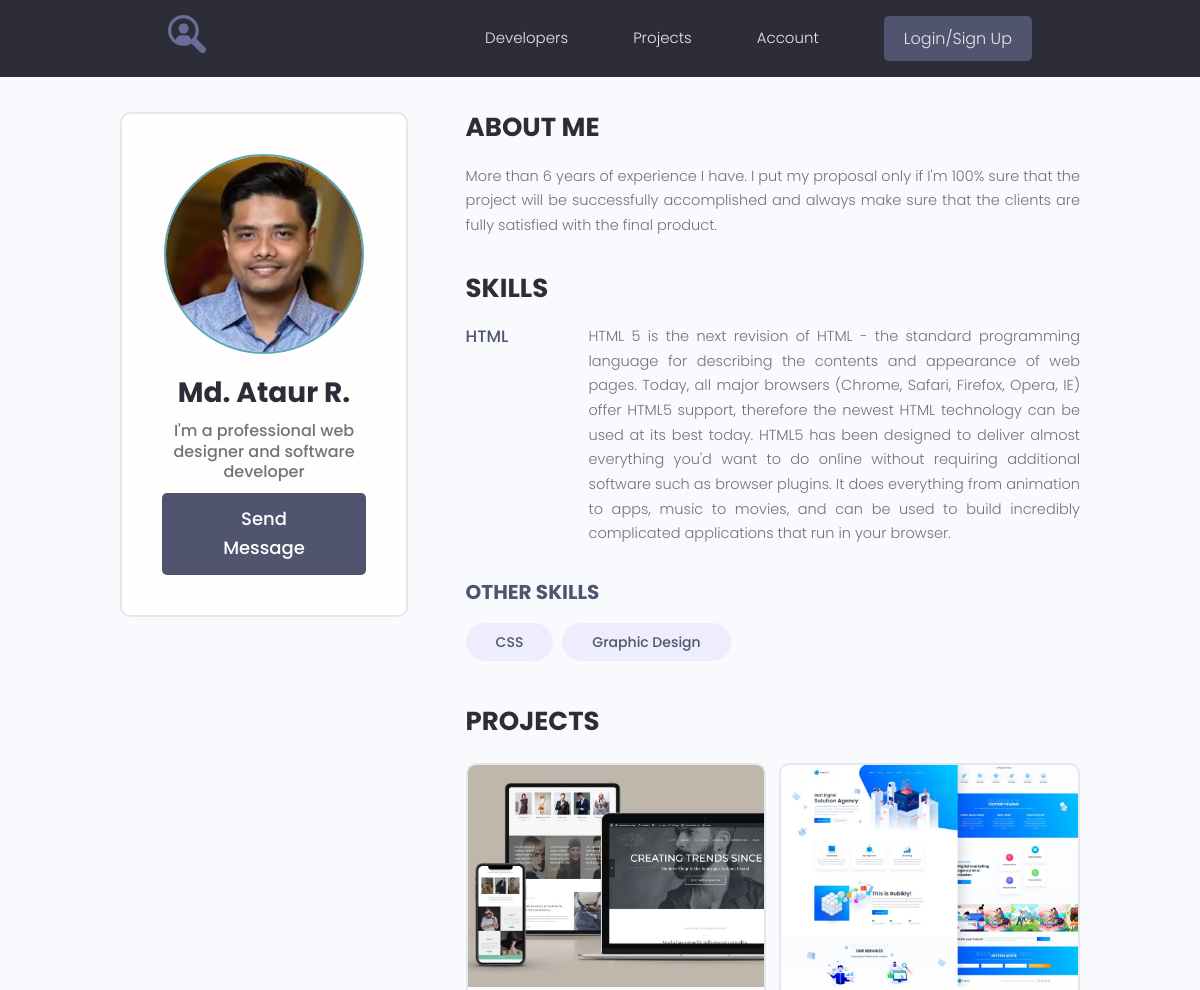
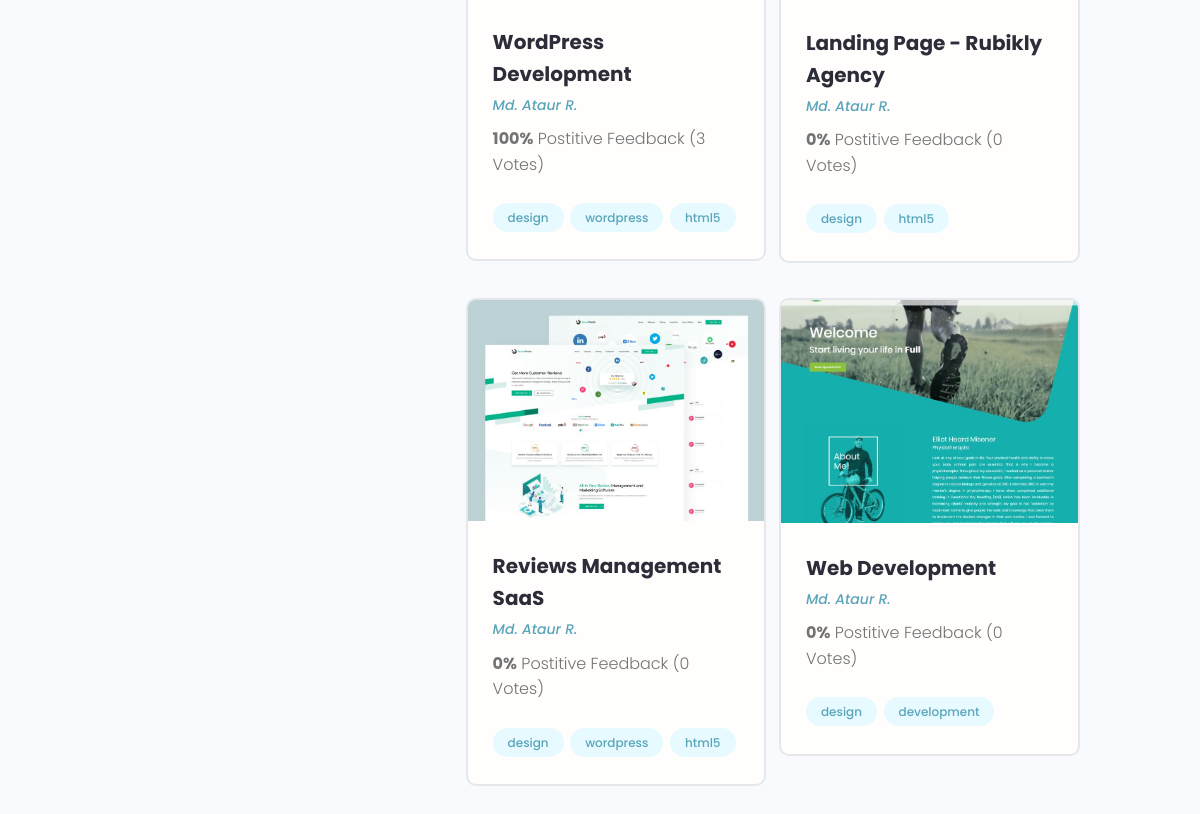
Page /profile/1/ on the committed database (2 pictures, top to bottom).
### users/models.py (models this page shows, shortened)
class Profile(models.Model):
    user = models.OneToOneField(User, on_delete=models.CASCADE, blank=True)
    name = models.CharField(max_length=200, blank=True)
    email = models.EmailField(max_length=200, blank=True)
    username = models.CharField(max_length=200, blank=True)
    short_intro = models.CharField(max_length=200, blank=True)
    bio = models.TextField(blank=True)
    profile_image = models.ImageField(default="profiles/user-default.png", upload_to="profiles/")
    social_github = models.CharField(max_length=200, blank=True)
    social_youtube = models.CharField(max_length=200, blank=True)
    social_website = models.CharField(max_length=200, blank=True)
    created = models.DateTimeField(auto_now_add=True)

class Skill(models.Model):
    owner = models.ForeignKey(Profile, on_delete=models.CASCADE, blank=True)
    name = models.CharField(max_length=200, blank=True)
    description = models.TextField(blank=True)
    created = models.DateTimeField(auto_now_add=True)
    def __str__(self):
        return self.name

### projects/models.py (models this page shows, shortened)
class Project(models.Model):
    owner = models.ForeignKey(Profile, on_delete=models.SET_NULL, blank=True, null=True)
    title = models.CharField(max_length=200)
    description = models.TextField(blank=True)
    featured_image = models.ImageField(blank=True, default="default.jpg", upload_to="projects/%Y/%m/%d/")
    demo_link = models.CharField(max_length=500, blank=True)
    source_link = models.CharField(max_length=500, blank=True)
    tags = models.ManyToManyField('Tag', blank=True)
    vote_total = models.IntegerField(default=0)
    vote_ratio = models.IntegerField(default=0)
    created = models.DateTimeField(auto_now_add=True)
    class Meta:
        ordering = ['-vote_ratio', '-vote_total', 'title']

class Tag(models.Model):
    name = models.CharField(max_length=200)
    created = models.DateTimeField(auto_now_add=True)
    def __str__(self):
        return self.name

### users/views.py (the view)
# urls.py: path('profile/<str:pk>/', views.user_profile, name="user_profile"),
def user_profile(request, pk):
    prof = Profile.objects.get(id=pk)
    top_skills = prof.skill_set.exclude(description__exact="")
    other_skills = prof.skill_set.filter(description="")
    context = {
        "profile": prof,
        "top_skills": top_skills,
        "other_skills": other_skills,
    }
    return render(request, 'users/profile.html', context)

### users/templates/users/profile.html
{% extends 'projects/base.html' %}
{% block content %}
  <main class="profile my-md">
    <div class="container">
      <div class="layout">
        <div class="column column--1of3">
          <div class="card text-center">
            <div class="card__body dev">
              <img class="avatar avatar--xl" src="{{ profile.profile_image.url}}" />
              <h2 class="dev__name">{{ profile.name }}</h2>
              <p class="dev__title">{{ profile.short_intro }}</p>
              <p class="dev__location"</p>
              {% if request.user.profile.id != profile.id %}
              <a href="{% url 'create-message' profile.id %}" class="btn btn--sub btn--lg">Send Message </a>
              {% endif %}
            </div>
          </div>
        </div>
        <div class="column column--2of3">
          <div class="devInfo">
            <h3 class="devInfo__title">About Me</h3>
            <p class="devInfo__about">
              {{ profile.bio }}
            </p>
          </div>
          <div class="devInfo">
            <h3 class="devInfo__title">Skills</h3>
            <div class="devInfo__skills">
              {% for skill in top_skills %}
              <div class="devSkill">
                <h4 class="devSkill__title">{{ skill.name }}</h4>
                <p class="devSkill__info">
                  {{ skill.description }}
                </p>
              </div>
              {% endfor %}
              <h3 class="devInfo__subtitle">Other Skills</h3>
              <div class="devInfo__otherSkills">
                {% for skill in other_skills %}
                <span class="tag tag--pill tag--sub tag--lg">
                  <small>{{ skill }}</small>
                </span>
                {% endfor %}
              </div>
            </div>
          </div>
          <div class="devInfo">
            <h3 class="devInfo__title">Projects</h3>
            <div class="grid grid--two">
              {% for project in profile.project_set.all %}
              <div class="column">
                <div class="card project">
                  <a href="{% url 'project' project.id %}" class="project">
                    <img class="project__thumbnail" src="{{ project.featured_image.url }}" alt="project thumbnail" />
                    <div class="card__body">
                      <h3 class="project__title">{{ project.title }}</h3>
                      <p><a class="project__author" href="{% url 'user_profile' project.owner.id %}">{{ project.owner.name }}</a></p>
                      <p class="project--rating">
                        <span style="font-weight: bold;">{{ project.vote_ratio }}%</span> Postitive
                        Feedback ({{ project.vote_total}} Vote{{ project.vote_total|pluralize:"s" }})
                      </p>
                      <div class="project__tags">
                        {% for tag in project.tags.all %}
                        <span class="tag tag--pill tag--main">
                          <small>{{ tag }}</small>
                        </span>
                        {% endfor %}
                      </div>
                    </div>
                  </a>
                </div>
              </div>
              {% endfor %}
            </div>
          </div>
        </div>
      </div>
    </div>
  </main>
{%  endblock %}

### projects/static/styles/app.css (style rules this page uses)
:root { --color-sub: #2d2d39; }
.btn--sub { background-color: var(--color-sub-light); }
.card { border: 2px solid var(--color-light); }
img { width: 100%; }
.profile .card > .dev { padding: 4rem; }
.dev__name { color: var(--color-sub); font-size: 2.8rem; font-weight: 700; margin-top: 1rem; margin-bottom: 0.5rem; }
.dev__title { font-size: 1.6rem; font-weight: 500; line-height: 1.3; }
.dev__location { margin-top: 1rem; }
.devInfo { margin-bottom: 3rem; }
.devInfo__title, .devInfo__subtitle { font-size: 2.6rem; color: var(--color-sub); text-transform: uppercase; font-weight: 700; margin-bottom: 1.5rem; }
.devInfo__subtitle { font-size: 2rem; color: var(--color-sub-light); }
.devInfo__about, .devSkill__info { font-size: 1.45rem; line-height: 1.7; text-align: justify; }
.devSkill { margin-bottom: 3rem; }
.devSkill__title { font-size: 1.65rem; font-weight: 500; color: var(--color-sub-light); }
@media screen and (min-width: 700px) { .devSkill { display: flex; justify-content: space-between; gap: 3rem; } }
@media screen and (min-width: 700px) { .devSkill__info { flex-basis: 80%; } }
.project__author { font-size: 1.4rem; font-style: italic; }
.project--rating { margin-bottom: 1.6em; margin-top: .5em; }
.project__thumbnail { object-fit: cover; object-position: top center; width: 100%; }
.project__title { font-size: 2rem; font-weight: 700; color: var(--color-sub); }

### projects/static/uikit/styles/modules/_variables.css (style rules this page uses)
:root { --color-main: #5aa5b9; --color-main-light: #e6faff; --color-sub: #3f4156; --color-sub-light: #51546e; --color-sub-lighter: #ededfd; --color-text: #737373; --color-gray: #8b8b8b; --color-light: #e5e7eb; --color-light-gray: #767676; --color-bg: #f8fafd; --color-white: #fffefd; --color-white-light: #f3f3f3; --color-success: #359e64; --color-success-bg: #def8e8; --color-error: #fc4b0b; --color-error-bg: #fff2ee; --font-base: 'Poppins', arial, helvetica, 'Segoe UI', roboto, ubuntu, sans-serif; --font-monospace: 'Fira Code', 'Courier New', courier, monospace; --font-regular: 300; --font-medium: 500; --font-bold: 700; --generic-shadow: 1px 1px 5px #00000010; --generic-transition: all 0.3s ease-in-out; }

### projects/static/uikit/styles/modules/_base.css (style rules this page uses)
* { margin: 0; padding: 0; box-sizing: border-box; text-rendering: optimizeLegibility; color: inherit; font-size: inherit; }
html { font-size: 50%; }
@media only screen and (min-width: 480px) { html { font-size: 56.25%; } }
@media only screen and (min-width: 1200px) { html { font-size: 62.5%; } }
body { line-height: 1.6; font-weight: 400; font-size: 1.5rem; color: var(--color-text); background-color: var(--color-bg); min-height: 100vh; }

### projects/static/uikit/styles/modules/_typography.css (style rules this page uses)
* { font-family: var(--font-base); }
h2 { font-size: 3.6rem; font-weight: var(--font-bold); }
h3 { font-size: 3.2rem; font-weight: var(--font-medium); }
h4 { font-size: 2.8rem; font-weight: var(--font-medium); }
p, span, strong { font-size: 1.6rem; color: var(--color-text); font-weight: var(--font-regular); }
a { padding-bottom: 2px; text-decoration: none; display: inline-block; color: var(--color-main); font-weight: var(--font-medium); }

### projects/static/uikit/styles/modules/_utilities.css (style rules this page uses)
.container { width: 92%; max-width: 165rem; margin: 0 auto; box-sizing: border-box; }
@media screen and (min-width: 1000px) { .container { width: 90%; } }
@media screen and (min-width: 1200px) { .container { width: 80%; } }
.text-center { text-align: center; }
.my-md { margin: 3rem auto; }

### projects/static/uikit/styles/modules/_avatar.css (style rules this page uses)
.avatar { border-radius: 50%; border: 2px solid var(--color-main); object-fit: cover; }
.avatar--xl { height: 20rem; width: 20rem; }

### projects/static/uikit/styles/modules/_button.css (style rules this page uses)
.btn { display: inline-block; position: relative; cursor: pointer; background-color: var(--color-light); font-weight: var(--font-medium); color: var(--color-sub); text-decoration: none; padding: 1rem 2rem; border-radius: 0.5rem; border: none; width: -webkit-fit-content; width: -moz-fit-content; width: fit-content; height: -webkit-fit-content; height: -moz-fit-content; height: fit-content; font-size: 1.6rem; outline-width: 0; outline-color: transparent; -webkit-backface-visibility: hidden; backface-visibility: hidden; transition: all 0.3s ease-in-out; }
.btn--sub { background-color: var(--color-sub); color: var(--color-white); }
.btn--lg { font-size: 1.8rem; padding: 1.2rem 4.5rem; }

### projects/static/uikit/styles/modules/_card.css (style rules this page uses)
.card { border-radius: 1rem; background-color: var(--color-white); border: 1.5px solid var(--color-light); width: auto; height: auto; margin-top: 0.5rem; margin-bottom: 0.5rem; overflow: hidden; }
.card__body, .card__header { padding: 2rem 2.5rem; }

### rows in the picture
Profile: profile_image (picture), name "Md. Ataur R.", short_intro "I'm a professional web designer and software developer", bio "More than 6 years of experience I have. I put my proposal only if I'm 100% sure that the project will be successfully accomplished and always make sure that the clients are fully satisfied with the final product."
Skill: name "HTML", description "HTML 5 is the next revision of HTML - the standard programming language for describing the contents and appearance of web pages. Today, all major browsers (Chrome, Safari, Firefox, Opera, IE) offer HTML5 support, therefore the newest HTML technology can be used at its best today. HTML5 has been designed to deliver almost everything you'd want to do online without requiring additional software such as browser plugins. It does everything from animation to apps, music to movies, and can be used to build incredibly complicated applications that run in your browser."
Skill: name "CSS"
Skill: name "Graphic Design"
Project: featured_image (picture), title "WordPress Development", owner.name "Md. Ataur R.", vote_ratio "100", vote_total "3"
Tag: name "design"
Tag: name "wordpress"
Tag: name "html5"
Project: featured_image (picture), title "Landing Page - Rubikly Agency", owner.name "Md. Ataur R.", vote_ratio "0", vote_total "0"
Project: featured_image (picture), title "Reviews Management SaaS", owner.name "Md. Ataur R.", vote_ratio "0", vote_total "0"
Project: featured_image (picture), title "Web Development", owner.name "Md. Ataur R.", vote_ratio "0", vote_total "0"
Tag: name "development"
